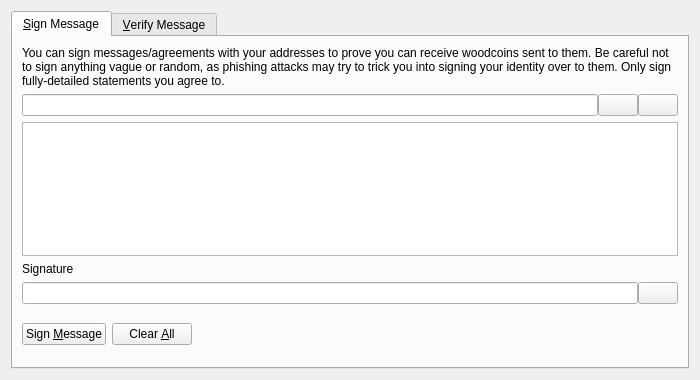
<?xml version="1.0" encoding="UTF-8"?>
<ui version="4.0">
 <class>SignVerifyMessageDialog</class>
 <widget class="QDialog" name="SignVerifyMessageDialog">
  <property name="geometry">
   <rect>
    <x>0</x>
    <y>0</y>
    <width>700</width>
    <height>380</height>
   </rect>
  </property>
  <property name="windowTitle">
   <string>Signatures - Sign / Verify a Message</string>
  </property>
  <property name="modal">
   <bool>true</bool>
  </property>
  <layout class="QVBoxLayout" name="verticalLayout">
   <item>
    <widget class="QTabWidget" name="tabWidget">
     <property name="currentIndex">
      <number>0</number>
     </property>
     <widget class="QWidget" name="tabSignMessage">
      <attribute name="title">
       <string>&amp;Sign Message</string>
      </attribute>
      <layout class="QVBoxLayout" name="verticalLayout_SM">
       <item>
        <widget class="QLabel" name="infoLabel_SM">
         <property name="text">
          <string>You can sign messages/agreements with your addresses to prove you can receive woodcoins sent to them. Be careful not to sign anything vague or random, as phishing attacks may try to trick you into signing your identity over to them. Only sign fully-detailed statements you agree to.</string>
         </property>
         <property name="textFormat">
          <enum>Qt::PlainText</enum>
         </property>
         <property name="wordWrap">
          <bool>true</bool>
         </property>
        </widget>
       </item>
       <item>
        <layout class="QHBoxLayout" name="horizontalLayout_1_SM">
         <property name="spacing">
          <number>0</number>
         </property>
         <item>
          <widget class="QValidatedLineEdit" name="addressIn_SM">
           <property name="toolTip">
            <string>The Woodcoin address to sign the message with</string>
           </property>
          </widget>
         </item>
         <item>
          <widget class="QPushButton" name="addressBookButton_SM">
           <property name="toolTip">
            <string>Choose previously used address</string>
           </property>
           <property name="text">
            <string/>
           </property>
           <property name="icon">
            <iconset resource="../bitcoin.qrc">
             <normaloff>:/icons/address-book</normaloff>:/icons/address-book</iconset>
           </property>
           <property name="shortcut">
            <string>Alt+A</string>
           </property>
           <property name="autoDefault">
            <bool>false</bool>
           </property>
          </widget>
         </item>
         <item>
          <widget class="QPushButton" name="pasteButton_SM">
           <property name="toolTip">
            <string>Paste address from clipboard</string>
           </property>
           <property name="text">
            <string/>
           </property>
           <property name="icon">
            <iconset resource="../bitcoin.qrc">
             <normaloff>:/icons/editpaste</normaloff>:/icons/editpaste</iconset>
           </property>
           <property name="shortcut">
            <string>Alt+P</string>
           </property>
           <property name="autoDefault">
            <bool>false</bool>
           </property>
          </widget>
         </item>
        </layout>
       </item>
       <item>
        <widget class="QPlainTextEdit" name="messageIn_SM">
         <property name="toolTip">
          <string>Enter the message you want to sign here</string>
         </property>
        </widget>
       </item>
       <item>
        <widget class="QLabel" name="signatureLabel_SM">
         <property name="text">
          <string>Signature</string>
         </property>
         <property name="textFormat">
          <enum>Qt::PlainText</enum>
         </property>
        </widget>
       </item>
       <item>
        <layout class="QHBoxLayout" name="horizontalLayout_2_SM">
         <property name="spacing">
          <number>0</number>
         </property>
         <item>
          <widget class="QLineEdit" name="signatureOut_SM">
           <property name="font">
            <font>
             <italic>true</italic>
            </font>
           </property>
           <property name="readOnly">
            <bool>true</bool>
           </property>
          </widget>
         </item>
         <item>
          <widget class="QPushButton" name="copySignatureButton_SM">
           <property name="toolTip">
            <string>Copy the current signature to the system clipboard</string>
           </property>
           <property name="text">
            <string/>
           </property>
           <property name="icon">
            <iconset resource="../bitcoin.qrc">
             <normaloff>:/icons/editcopy</normaloff>:/icons/editcopy</iconset>
           </property>
           <property name="autoDefault">
            <bool>false</bool>
           </property>
          </widget>
         </item>
        </layout>
       </item>
       <item>
        <layout class="QHBoxLayout" name="horizontalLayout_3_SM">
         <item>
          <widget class="QPushButton" name="signMessageButton_SM">
           <property name="toolTip">
            <string>Sign the message to prove you own this Woodcoin address</string>
           </property>
           <property name="text">
            <string>Sign &amp;Message</string>
           </property>
           <property name="icon">
            <iconset resource="../bitcoin.qrc">
             <normaloff>:/icons/edit</normaloff>:/icons/edit</iconset>
           </property>
           <property name="autoDefault">
            <bool>false</bool>
           </property>
          </widget>
         </item>
         <item>
          <widget class="QPushButton" name="clearButton_SM">
           <property name="toolTip">
            <string>Reset all sign message fields</string>
           </property>
           <property name="text">
            <string>Clear &amp;All</string>
           </property>
           <property name="icon">
            <iconset resource="../bitcoin.qrc">
             <normaloff>:/icons/remove</normaloff>:/icons/remove</iconset>
           </property>
           <property name="autoDefault">
            <bool>false</bool>
           </property>
          </widget>
         </item>
         <item>
          <spacer name="horizontalSpacer_1_SM">
           <property name="orientation">
            <enum>Qt::Horizontal</enum>
           </property>
           <property name="sizeHint" stdset="0">
            <size>
             <width>40</width>
             <height>48</height>
            </size>
           </property>
          </spacer>
         </item>
         <item>
          <widget class="QLabel" name="statusLabel_SM">
           <property name="font">
            <font>
             <weight>75</weight>
             <bold>true</bold>
            </font>
           </property>
           <property name="text">
            <string/>
           </property>
           <property name="wordWrap">
            <bool>true</bool>
           </property>
          </widget>
         </item>
         <item>
          <spacer name="horizontalSpacer_2_SM">
           <property name="orientation">
            <enum>Qt::Horizontal</enum>
           </property>
           <property name="sizeHint" stdset="0">
            <size>
             <width>40</width>
             <height>48</height>
            </size>
           </property>
          </spacer>
         </item>
        </layout>
       </item>
      </layout>
     </widget>
     <widget class="QWidget" name="tabVerifyMessage">
      <attribute name="title">
       <string>&amp;Verify Message</string>
      </attribute>
      <layout class="QVBoxLayout" name="verticalLayout_VM">
       <item>
        <widget class="QLabel" name="infoLabel_VM">
         <property name="text">
          <string>Enter the receiver's address, message (ensure you copy line breaks, spaces, tabs, etc. exactly) and signature below to verify the message. Be careful not to read more into the signature than what is in the signed message itself, to avoid being tricked by a man-in-the-middle attack. Note that this only proves the signing party receives with the address, it cannot prove sendership of any transaction!</string>
         </property>
         <property name="textFormat">
          <enum>Qt::PlainText</enum>
         </property>
         <property name="alignment">
          <set>Qt::AlignLeading|Qt::AlignLeft|Qt::AlignTop</set>
         </property>
         <property name="wordWrap">
          <bool>true</bool>
         </property>
        </widget>
       </item>
       <item>
        <layout class="QHBoxLayout" name="horizontalLayout_1_VM">
         <property name="spacing">
          <number>0</number>
         </property>
         <item>
          <widget class="QValidatedLineEdit" name="addressIn_VM">
           <property name="toolTip">
            <string>The Woodcoin address the message was signed with</string>
           </property>
          </widget>
         </item>
         <item>
          <widget class="QPushButton" name="addressBookButton_VM">
           <property name="toolTip">
            <string>Choose previously used address</string>
           </property>
           <property name="text">
            <string/>
           </property>
           <property name="icon">
            <iconset resource="../bitcoin.qrc">
             <normaloff>:/icons/address-book</normaloff>:/icons/address-book</iconset>
           </property>
           <property name="shortcut">
            <string>Alt+A</string>
           </property>
           <property name="autoDefault">
            <bool>false</bool>
           </property>
          </widget>
         </item>
        </layout>
       </item>
       <item>
        <widget class="QPlainTextEdit" name="messageIn_VM"/>
       </item>
       <item>
        <widget class="QValidatedLineEdit" name="signatureIn_VM"/>
       </item>
       <item>
        <layout class="QHBoxLayout" name="horizontalLayout_2_VM">
         <item>
          <widget class="QPushButton" name="verifyMessageButton_VM">
           <property name="toolTip">
            <string>Verify the message to ensure it was signed with the specified Woodcoin address</string>
           </property>
           <property name="text">
            <string>Verify &amp;Message</string>
           </property>
           <property name="icon">
            <iconset resource="../bitcoin.qrc">
             <normaloff>:/icons/transaction_0</normaloff>:/icons/transaction_0</iconset>
           </property>
           <property name="autoDefault">
            <bool>false</bool>
           </property>
          </widget>
         </item>
         <item>
          <widget class="QPushButton" name="clearButton_VM">
           <property name="toolTip">
            <string>Reset all verify message fields</string>
           </property>
           <property name="text">
            <string>Clear &amp;All</string>
           </property>
           <property name="icon">
            <iconset resource="../bitcoin.qrc">
             <normaloff>:/icons/remove</normaloff>:/icons/remove</iconset>
           </property>
           <property name="autoDefault">
            <bool>false</bool>
           </property>
          </widget>
         </item>
         <item>
          <spacer name="horizontalSpacer_1_VM">
           <property name="orientation">
            <enum>Qt::Horizontal</enum>
           </property>
           <property name="sizeHint" stdset="0">
            <size>
             <width>40</width>
             <height>48</height>
            </size>
           </property>
          </spacer>
         </item>
         <item>
          <widget class="QLabel" name="statusLabel_VM">
           <property name="font">
            <font>
             <weight>75</weight>
             <bold>true</bold>
            </font>
           </property>
           <property name="text">
            <string/>
           </property>
           <property name="wordWrap">
            <bool>true</bool>
           </property>
          </widget>
         </item>
         <item>
          <spacer name="horizontalSpacer_2_VM">
           <property name="orientation">
            <enum>Qt::Horizontal</enum>
           </property>
           <property name="sizeHint" stdset="0">
            <size>
             <width>40</width>
             <height>48</height>
            </size>
           </property>
          </spacer>
         </item>
        </layout>
       </item>
      </layout>
     </widget>
    </widget>
   </item>
  </layout>
 </widget>
 <customwidgets>
  <customwidget>
   <class>QValidatedLineEdit</class>
   <extends>QLineEdit</extends>
   <header>qt/qvalidatedlineedit.h</header>
  </customwidget>
 </customwidgets>
 <resources>
  <include location="../bitcoin.qrc"/>
 </resources>
 <connections/>
</ui>
